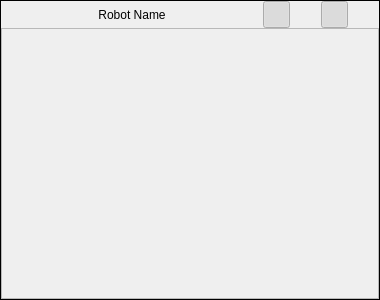
<?xml version="1.0" encoding="UTF-8"?>
<ui version="4.0">
 <class>ControlledRobotWidget</class>
 <widget class="QFrame" name="ControlledRobotWidget">
  <property name="enabled">
   <bool>true</bool>
  </property>
  <property name="geometry">
   <rect>
    <x>0</x>
    <y>0</y>
    <width>380</width>
    <height>300</height>
   </rect>
  </property>
  <property name="sizePolicy">
   <sizepolicy hsizetype="Preferred" vsizetype="Preferred">
    <horstretch>0</horstretch>
    <verstretch>0</verstretch>
   </sizepolicy>
  </property>
  <property name="minimumSize">
   <size>
    <width>0</width>
    <height>0</height>
   </size>
  </property>
  <property name="maximumSize">
   <size>
    <width>380</width>
    <height>300</height>
   </size>
  </property>
  <property name="frameShape">
   <enum>QFrame::Box</enum>
  </property>
  <layout class="QVBoxLayout" name="controlledRobotVerticalLayout" stretch="0,0">
   <property name="spacing">
    <number>0</number>
   </property>
   <property name="sizeConstraint">
    <enum>QLayout::SetMaximumSize</enum>
   </property>
   <property name="leftMargin">
    <number>0</number>
   </property>
   <property name="topMargin">
    <number>0</number>
   </property>
   <property name="rightMargin">
    <number>0</number>
   </property>
   <property name="bottomMargin">
    <number>0</number>
   </property>
   <item>
    <layout class="QHBoxLayout" name="toolbarLayout" stretch="0,0,0">
     <property name="spacing">
      <number>0</number>
     </property>
     <property name="sizeConstraint">
      <enum>QLayout::SetMinimumSize</enum>
     </property>
     <property name="leftMargin">
      <number>0</number>
     </property>
     <item>
      <widget class="QPushButton" name="robotStartStopBtn">
       <property name="sizePolicy">
        <sizepolicy hsizetype="Maximum" vsizetype="Minimum">
         <horstretch>0</horstretch>
         <verstretch>0</verstretch>
        </sizepolicy>
       </property>
       <property name="minimumSize">
        <size>
         <width>30</width>
         <height>27</height>
        </size>
       </property>
       <property name="maximumSize">
        <size>
         <width>200</width>
         <height>27</height>
        </size>
       </property>
       <property name="toolTip">
        <string>&lt;html&gt;&lt;head/&gt;&lt;body&gt;&lt;p&gt;Start / Stop the robot&lt;/p&gt;&lt;/body&gt;&lt;/html&gt;</string>
       </property>
       <property name="locale">
        <locale language="English" country="UnitedKingdom"/>
       </property>
       <property name="text">
        <string>Robot Name</string>
       </property>
       <property name="checkable">
        <bool>true</bool>
       </property>
       <property name="flat">
        <bool>true</bool>
       </property>
      </widget>
     </item>
     <item>
      <widget class="QPushButton" name="alicaShowHideBtn">
       <property name="sizePolicy">
        <sizepolicy hsizetype="Minimum" vsizetype="Minimum">
         <horstretch>0</horstretch>
         <verstretch>0</verstretch>
        </sizepolicy>
       </property>
       <property name="minimumSize">
        <size>
         <width>27</width>
         <height>27</height>
        </size>
       </property>
       <property name="maximumSize">
        <size>
         <width>27</width>
         <height>27</height>
        </size>
       </property>
       <property name="toolTip">
        <string>&lt;html&gt;&lt;head/&gt;&lt;body&gt;&lt;p&gt;Show / Hide ALICA Information&lt;/p&gt;&lt;/body&gt;&lt;/html&gt;</string>
       </property>
       <property name="locale">
        <locale language="English" country="UnitedKingdom"/>
       </property>
       <property name="text">
        <string/>
       </property>
       <property name="icon">
        <iconset>
         <normaloff>:/Alica-Off.png</normaloff>
         <normalon>:/Alica.png</normalon>:/Alica-Off.png</iconset>
       </property>
       <property name="iconSize">
        <size>
         <width>16</width>
         <height>16</height>
        </size>
       </property>
       <property name="checkable">
        <bool>true</bool>
       </property>
       <property name="checked">
        <bool>true</bool>
       </property>
       <property name="flat">
        <bool>false</bool>
       </property>
      </widget>
     </item>
     <item>
      <widget class="QPushButton" name="pmShowHideBtn">
       <property name="sizePolicy">
        <sizepolicy hsizetype="Minimum" vsizetype="Minimum">
         <horstretch>0</horstretch>
         <verstretch>0</verstretch>
        </sizepolicy>
       </property>
       <property name="minimumSize">
        <size>
         <width>27</width>
         <height>27</height>
        </size>
       </property>
       <property name="maximumSize">
        <size>
         <width>27</width>
         <height>27</height>
        </size>
       </property>
       <property name="toolTip">
        <string>&lt;html&gt;&lt;head/&gt;&lt;body&gt;&lt;p&gt;Show / Hide Process Manager&lt;/p&gt;&lt;/body&gt;&lt;/html&gt;</string>
       </property>
       <property name="locale">
        <locale language="English" country="UnitedKingdom"/>
       </property>
       <property name="text">
        <string/>
       </property>
       <property name="icon">
        <iconset>
         <normaloff>:/System-Monitor-Off.png</normaloff>
         <normalon>:/System-Monitor.png</normalon>:/System-Monitor-Off.png</iconset>
       </property>
       <property name="iconSize">
        <size>
         <width>24</width>
         <height>24</height>
        </size>
       </property>
       <property name="checkable">
        <bool>true</bool>
       </property>
       <property name="checked">
        <bool>true</bool>
       </property>
      </widget>
     </item>
    </layout>
   </item>
   <item>
    <widget class="QScrollArea" name="scrollArea">
     <property name="sizePolicy">
      <sizepolicy hsizetype="Expanding" vsizetype="Expanding">
       <horstretch>20</horstretch>
       <verstretch>0</verstretch>
      </sizepolicy>
     </property>
     <property name="minimumSize">
      <size>
       <width>0</width>
       <height>0</height>
      </size>
     </property>
     <property name="widgetResizable">
      <bool>true</bool>
     </property>
     <widget class="QWidget" name="scrollAreaWidgetContents">
      <property name="geometry">
       <rect>
        <x>0</x>
        <y>0</y>
        <width>376</width>
        <height>267</height>
       </rect>
      </property>
      <property name="sizePolicy">
       <sizepolicy hsizetype="Expanding" vsizetype="Expanding">
        <horstretch>0</horstretch>
        <verstretch>0</verstretch>
       </sizepolicy>
      </property>
      <layout class="QHBoxLayout" name="horizontalLayout_2">
       <property name="spacing">
        <number>0</number>
       </property>
       <property name="sizeConstraint">
        <enum>QLayout::SetDefaultConstraint</enum>
       </property>
       <property name="leftMargin">
        <number>0</number>
       </property>
       <property name="topMargin">
        <number>0</number>
       </property>
       <property name="rightMargin">
        <number>0</number>
       </property>
       <property name="bottomMargin">
        <number>0</number>
       </property>
      </layout>
     </widget>
    </widget>
   </item>
  </layout>
 </widget>
 <layoutdefault spacing="0" margin="0"/>
 <resources/>
 <connections/>
</ui>
